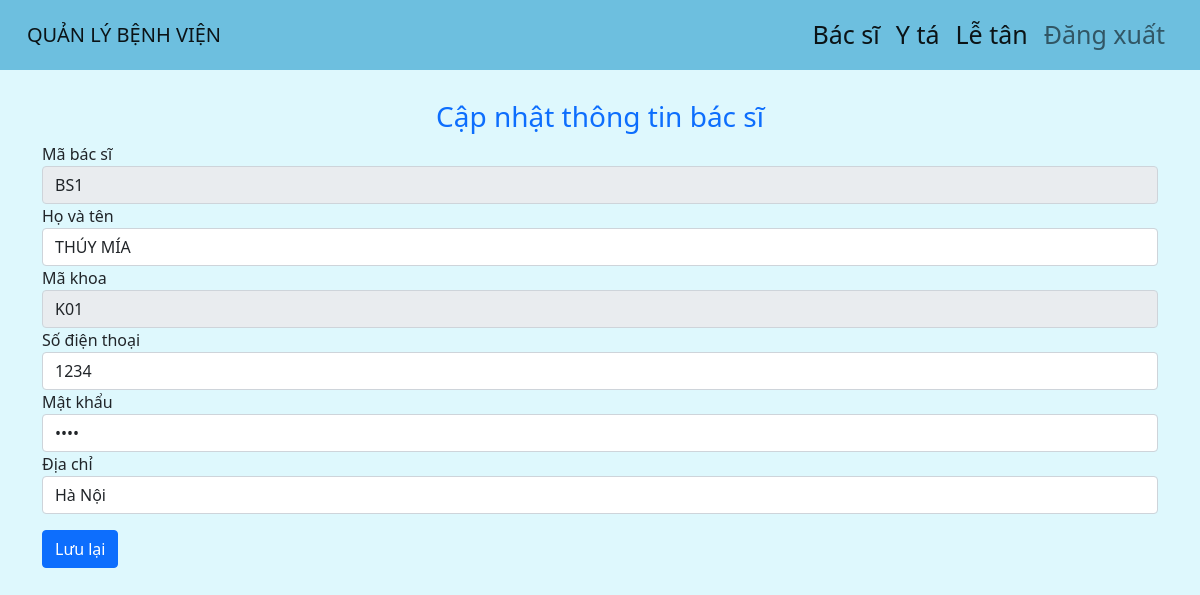
The app's page /UI/admin/update_employee.php?mabs=BS1 (signed in) with its own data.
### tables this page shows
CREATE TABLE `bacsi` (
  `mabs` varchar(100) NOT NULL,
  `tenbs` varchar(100) DEFAULT NULL,
  `makhoa` varchar(100) DEFAULT NULL,
  `sdt` decimal(10,0) DEFAULT NULL,
  `matkhau` varchar(100) DEFAULT NULL,
  `diachi` varchar(100) DEFAULT NULL
);

### UI/admin/update_employee.php (the view, shortened to what this page needs)
<?php
    $ma_nguoidung = $_GET['mabs'];
    $conn = mysqli_connect('localhost','root','','benhvien');
    $sql = "SELECT * FROM bacsi WHERE mabs = '$ma_nguoidung'";
    $result = mysqli_query($conn,$sql);
    if(mysqli_num_rows($result) > 0){
        $row = mysqli_fetch_assoc($result);
    }
?>
<?php
    include("header.php");
?>
    <main>
    <div class="container">
        <h3 class="text-center text-primary mt-5">Cập nhật thông tin bác sĩ </h3>
        <form action="../../BusinessLogic/admin/process-update-employee.php" method="post">
            <div class="form-group">
                <label for="txtMaND">Mã bác sĩ</label>
                <input type="text" class="form-control" readonly id="txtMaND" name="txtMaND" placeholder="Mã bác sĩ" value="<?php echo $row['mabs']; ?>">
            </div>
            <div class="form-group">
                <label for="txtHoTen">Họ và tên</label>
                <input type="text" class="form-control" id="txtHoTen" name="txtHoTen" placeholder="Nhập họ tên" value="<?php echo $row['tenbs']; ?>">
            </div>
            <div class="form-group">
                <label for="txtMakhoa">Mã khoa</label>
                <input type="text" class="form-control" readonly id="txtMakhoa" name="txtMakhoa" placeholder="Mã khoa" value="<?php echo $row['makhoa']; ?>">
            </div>
            <div class="form-group">
                <label for="txtsdt">Số điện thoại</label>
                <input type="text" class="form-control" id="txtsdt" name="txtsdt" placeholder="Nhập số điện thoại" value="<?php echo $row['sdt']; ?>">
            </div>
            <div class="form-group">
                <label for="txtpassword">Mật khẩu</label>
                <input type="password" class="form-control" id="txtpassword" name="txtpassword" placeholder="Nhập mật khẩu" value="<?php echo $row['matkhau']; ?>">
            </div>
            <div class="form-group">
                <label for="txtdiachi">Địa chỉ</label>
                <input type="text" class="form-control" id="txtdiachi" name="txtdiachi" placeholder="Nhập địa chỉ" value="<?php echo $row['diachi']; ?>">
            </div>
                <button type="submit" class="btn btn-primary mt-3">Lưu lại</button>
            </div>
    </main>

### UI/assets/css/headeradmin.css (style rules this page uses)
.bg { background-color: rgba(192, 243, 252, 0.521) !important; height: 100%; background-size: auto 180%; margin-top: 100px; }

### records on screen
bacsi: txtMaND "BS1", txtHoTen "THÚY MÍA", txtMakhoa "K01", txtsdt "1234", txtdiachi "Hà Nội"
